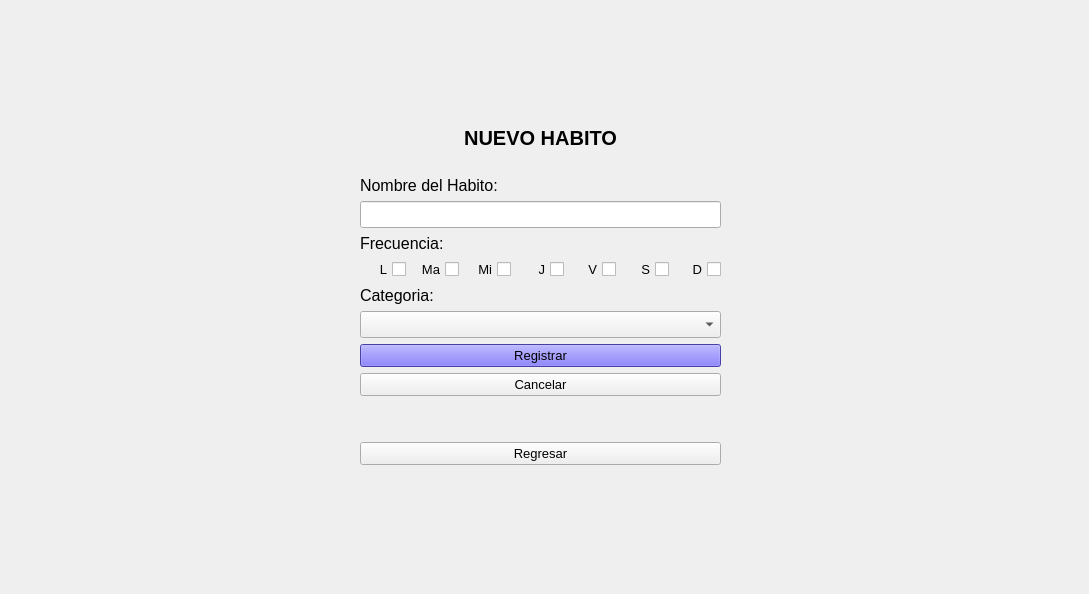
<?xml version="1.0" encoding="UTF-8"?>
<ui version="4.0">
 <class>Form</class>
 <widget class="QWidget" name="Form">
  <property name="geometry">
   <rect>
    <x>0</x>
    <y>0</y>
    <width>1089</width>
    <height>594</height>
   </rect>
  </property>
  <property name="windowTitle">
   <string>App Habitos Saludables : Nuevo Habito</string>
  </property>
  <widget class="QWidget" name="gridLayoutWidget_3">
   <property name="geometry">
    <rect>
     <x>0</x>
     <y>0</y>
     <width>1081</width>
     <height>591</height>
    </rect>
   </property>
   <layout class="QGridLayout" name="gridLayout_3">
    <item row="1" column="2">
     <spacer name="horizontalSpacer_2">
      <property name="orientation">
       <enum>Qt::Horizontal</enum>
      </property>
      <property name="sizeHint" stdset="0">
       <size>
        <width>40</width>
        <height>20</height>
       </size>
      </property>
     </spacer>
    </item>
    <item row="1" column="0">
     <spacer name="horizontalSpacer_4">
      <property name="orientation">
       <enum>Qt::Horizontal</enum>
      </property>
      <property name="sizeHint" stdset="0">
       <size>
        <width>40</width>
        <height>20</height>
       </size>
      </property>
     </spacer>
    </item>
    <item row="2" column="1">
     <spacer name="verticalSpacer">
      <property name="orientation">
       <enum>Qt::Vertical</enum>
      </property>
      <property name="sizeHint" stdset="0">
       <size>
        <width>20</width>
        <height>40</height>
       </size>
      </property>
     </spacer>
    </item>
    <item row="1" column="1">
     <layout class="QGridLayout" name="gridLayout">
      <item row="8" column="0">
       <spacer name="verticalSpacer_3">
        <property name="orientation">
         <enum>Qt::Vertical</enum>
        </property>
        <property name="sizeHint" stdset="0">
         <size>
          <width>20</width>
          <height>40</height>
         </size>
        </property>
       </spacer>
      </item>
      <item row="9" column="0">
       <widget class="QPushButton" name="btnRegresar">
        <property name="font">
         <font>
          <pointsize>10</pointsize>
         </font>
        </property>
        <property name="text">
         <string>Regresar</string>
        </property>
       </widget>
      </item>
      <item row="5" column="0">
       <layout class="QVBoxLayout" name="verticalLayout">
        <item>
         <widget class="QLabel" name="lblCategoria">
          <property name="font">
           <font>
            <pointsize>12</pointsize>
           </font>
          </property>
          <property name="text">
           <string>Categoria:</string>
          </property>
          <property name="alignment">
           <set>Qt::AlignLeading|Qt::AlignLeft|Qt::AlignTop</set>
          </property>
         </widget>
        </item>
        <item>
         <widget class="QComboBox" name="cmbCategoria">
          <property name="font">
           <font>
            <pointsize>12</pointsize>
           </font>
          </property>
         </widget>
        </item>
       </layout>
      </item>
      <item row="3" column="0">
       <layout class="QVBoxLayout" name="verticalLayout_2">
        <item>
         <widget class="QLabel" name="lblFrecuencia">
          <property name="font">
           <font>
            <pointsize>12</pointsize>
           </font>
          </property>
          <property name="text">
           <string>Frecuencia:</string>
          </property>
         </widget>
        </item>
        <item>
         <layout class="QGridLayout" name="gridLayout_2">
          <item row="0" column="1">
           <widget class="QCheckBox" name="checkMartes">
            <property name="font">
             <font>
              <pointsize>10</pointsize>
             </font>
            </property>
            <property name="layoutDirection">
             <enum>Qt::RightToLeft</enum>
            </property>
            <property name="text">
             <string>Ma</string>
            </property>
           </widget>
          </item>
          <item row="0" column="3">
           <widget class="QCheckBox" name="checkJueves">
            <property name="font">
             <font>
              <pointsize>10</pointsize>
             </font>
            </property>
            <property name="layoutDirection">
             <enum>Qt::RightToLeft</enum>
            </property>
            <property name="text">
             <string>J</string>
            </property>
           </widget>
          </item>
          <item row="0" column="2">
           <widget class="QCheckBox" name="checkMiercoles">
            <property name="font">
             <font>
              <pointsize>10</pointsize>
             </font>
            </property>
            <property name="layoutDirection">
             <enum>Qt::RightToLeft</enum>
            </property>
            <property name="text">
             <string>Mi</string>
            </property>
           </widget>
          </item>
          <item row="0" column="5">
           <widget class="QCheckBox" name="checkSabado">
            <property name="font">
             <font>
              <pointsize>10</pointsize>
             </font>
            </property>
            <property name="layoutDirection">
             <enum>Qt::RightToLeft</enum>
            </property>
            <property name="text">
             <string>S</string>
            </property>
           </widget>
          </item>
          <item row="0" column="4">
           <widget class="QCheckBox" name="checkViernes">
            <property name="font">
             <font>
              <pointsize>10</pointsize>
             </font>
            </property>
            <property name="layoutDirection">
             <enum>Qt::RightToLeft</enum>
            </property>
            <property name="text">
             <string>V</string>
            </property>
           </widget>
          </item>
          <item row="0" column="0">
           <widget class="QCheckBox" name="checkLunes">
            <property name="font">
             <font>
              <pointsize>10</pointsize>
             </font>
            </property>
            <property name="layoutDirection">
             <enum>Qt::RightToLeft</enum>
            </property>
            <property name="text">
             <string>L</string>
            </property>
           </widget>
          </item>
          <item row="0" column="6">
           <widget class="QCheckBox" name="checkDomingo">
            <property name="font">
             <font>
              <pointsize>10</pointsize>
             </font>
            </property>
            <property name="layoutDirection">
             <enum>Qt::RightToLeft</enum>
            </property>
            <property name="text">
             <string>D</string>
            </property>
           </widget>
          </item>
         </layout>
        </item>
       </layout>
      </item>
      <item row="0" column="0">
       <widget class="QLabel" name="lblTitulo">
        <property name="font">
         <font>
          <family>MS Sans Serif</family>
          <pointsize>15</pointsize>
          <weight>75</weight>
          <bold>true</bold>
         </font>
        </property>
        <property name="layoutDirection">
         <enum>Qt::LeftToRight</enum>
        </property>
        <property name="text">
         <string>NUEVO HABITO</string>
        </property>
        <property name="alignment">
         <set>Qt::AlignCenter</set>
        </property>
       </widget>
      </item>
      <item row="7" column="0">
       <widget class="QPushButton" name="btnCancelar">
        <property name="font">
         <font>
          <pointsize>10</pointsize>
         </font>
        </property>
        <property name="text">
         <string>Cancelar</string>
        </property>
       </widget>
      </item>
      <item row="2" column="0">
       <layout class="QVBoxLayout" name="verticalLayout_24">
        <item>
         <widget class="QLabel" name="lblNombre">
          <property name="font">
           <font>
            <pointsize>12</pointsize>
           </font>
          </property>
          <property name="text">
           <string>Nombre del Habito:</string>
          </property>
         </widget>
        </item>
        <item>
         <widget class="QLineEdit" name="txtNombre">
          <property name="font">
           <font>
            <pointsize>12</pointsize>
           </font>
          </property>
         </widget>
        </item>
       </layout>
      </item>
      <item row="6" column="0">
       <widget class="QPushButton" name="btnRegistrar">
        <property name="font">
         <font>
          <pointsize>10</pointsize>
         </font>
        </property>
        <property name="toolTip">
         <string>&lt;html&gt;&lt;head/&gt;&lt;body&gt;&lt;p align=&quot;center&quot;&gt;&lt;span style=&quot; font-size:12pt;&quot;&gt;Registrar&lt;/span&gt;&lt;/p&gt;&lt;/body&gt;&lt;/html&gt;</string>
        </property>
        <property name="whatsThis">
         <string>&lt;html&gt;&lt;head/&gt;&lt;body&gt;&lt;p align=&quot;center&quot;&gt;Registrar&lt;/p&gt;&lt;/body&gt;&lt;/html&gt;</string>
        </property>
        <property name="styleSheet">
         <string notr="true">background-color: rgb(99, 89, 236);</string>
        </property>
        <property name="text">
         <string>Registrar</string>
        </property>
       </widget>
      </item>
      <item row="1" column="0">
       <widget class="QLabel" name="label">
        <property name="text">
         <string/>
        </property>
        <property name="pixmap">
         <pixmap>iconos/Habitos_Salud.png</pixmap>
        </property>
        <property name="alignment">
         <set>Qt::AlignCenter</set>
        </property>
       </widget>
      </item>
     </layout>
    </item>
    <item row="0" column="1">
     <spacer name="verticalSpacer_2">
      <property name="orientation">
       <enum>Qt::Vertical</enum>
      </property>
      <property name="sizeHint" stdset="0">
       <size>
        <width>20</width>
        <height>40</height>
       </size>
      </property>
     </spacer>
    </item>
   </layout>
  </widget>
 </widget>
 <resources/>
 <connections/>
</ui>
